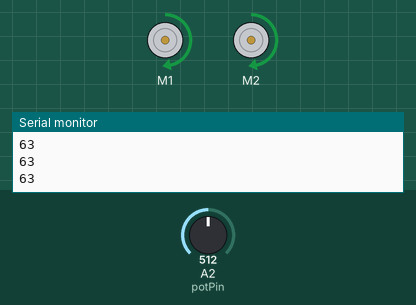
A sketch run on a simulated Arduino Uno, built for the host (arithmetic inside an expression is 32-bit, double 64-bit). Shown: 2 × DC motor (green arrow = forward, orange = backward, longer = faster), the last lines printed to the serial monitor. The inputs (shaded band) are chosen by the test bench; at power-on: A2 (potPin) = 512.

Above: at 3.2 s.
3.3 s: A2 (potPin) set to 716
At 4.5 s:
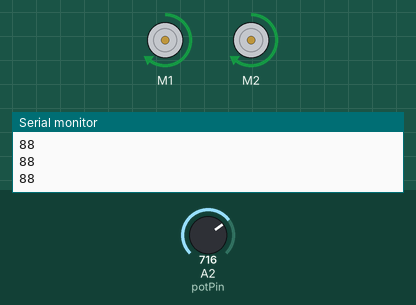
4.8 s: A2 (potPin) set to 900
At 5.6 s:
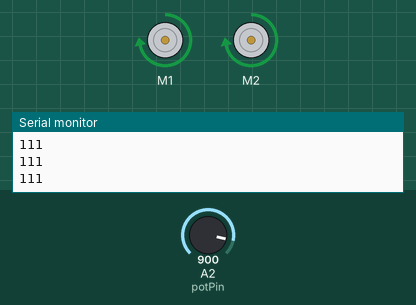
6.3 s: A2 (potPin) set to 1023
At 7.5 s:
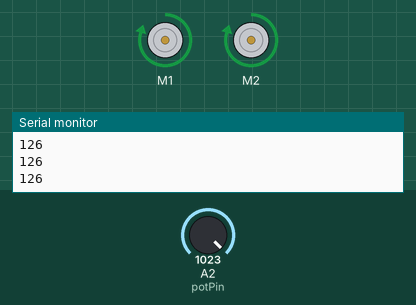
7.8 s: A2 (potPin) set to 306
At 8.5 s:
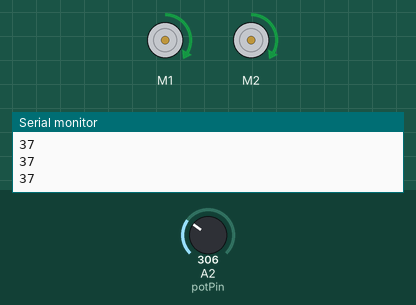
9.3 s: A2 (potPin) set to 122
At 10.4 s:
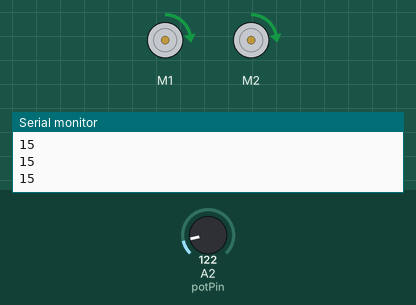
10.8 s: A2 (potPin) set to 511
At 11.3 s:
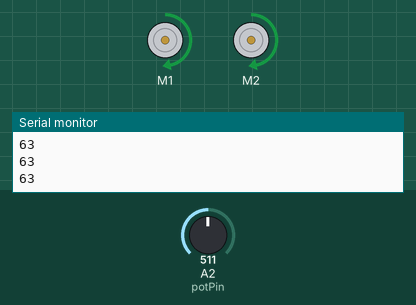
Timing chart, 0 to 13.3 s (numbered marks = the images above; inputs shaded):
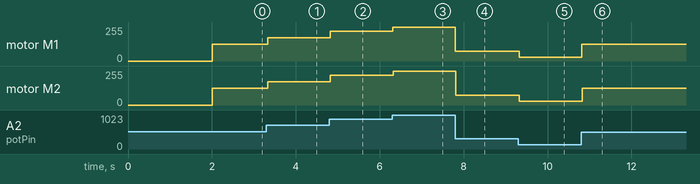

The sketch:

PotentiometerAdjustMotors.ino
```cpp
#include <Sabertooth.h>

Sabertooth ST(128);
int potPin = 2;
int val = 0;
void setup() {
  // put your setup code here, to run once:
  SabertoothTXPinSerial.begin(9600);
  ST.autobaud();
  Serial.begin(9600);
}

void loop() {
  // put your main code here, to run repeatedly:
  val = analogRead(potPin);
  int power = val/8.06; //reads a value between 0 and 90

  Serial.println((int) power);
  ST.motor(1, power);
  ST.motor(2, power);
  delay(20);
}
```

Measured:
- after the input at 3.3 s, motor M1, motor M2: forward 126/255 → forward 176/255 at once
- after the input at 4.8 s, motor M1, motor M2: forward 176/255 → forward 222/255 at once
- after the input at 6.3 s, motor M1, motor M2: forward 222/255 → forward 252/255 at once
- after the input at 7.8 s, motor M1, motor M2: forward 252/255 → forward 74/255 at once
- after the input at 9.3 s, motor M1, motor M2: forward 74/255 → forward 30/255 at once
- after the input at 10.8 s, motor M1, motor M2: forward 30/255 → forward 126/255 at once
